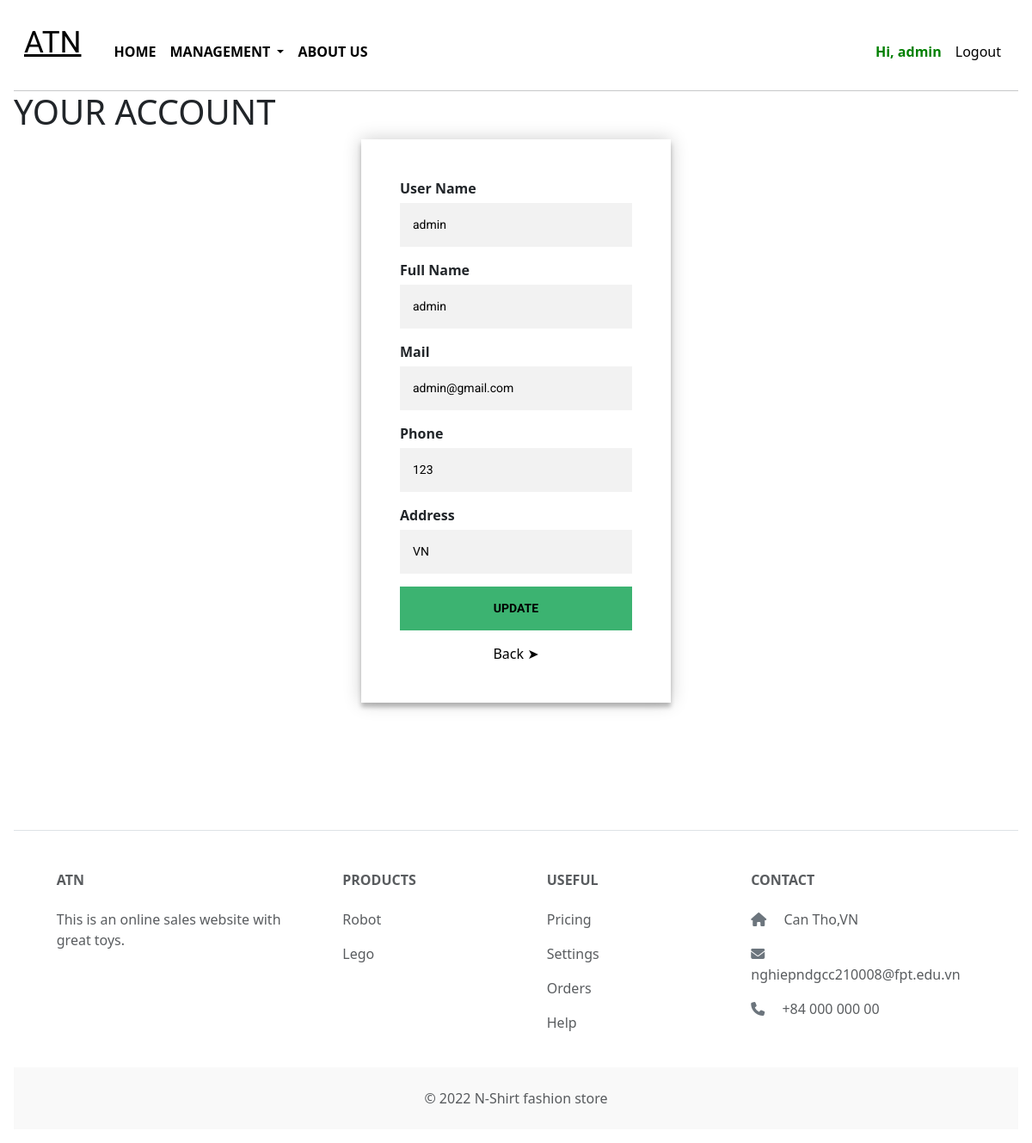
The page /index.php?page=account (signed in) on the database its author committed.
### tables this page shows
CREATE TABLE `user` (
  `Username` varchar(20) NOT NULL,
  `Password` varchar(100) NOT NULL,
  `email` varchar(50) NOT NULL,
  `fullName` varchar(30) NOT NULL,
  `address` varchar(100) NOT NULL,
  `telephone` varchar(10) NOT NULL,
  `admin` int(1) NOT NULL
);

### account.php (the view, shortened to what this page needs)
<?php
include_once("connection.php");
    $query = " SELECT * From user where Username = '" .$_SESSION["us"]. "'";
    $result = mysqli_query($conn, $query) or die(mysqli_error($conn));
    $row = mysqli_fetch_array($result, MYSQLI_ASSOC);
    $us = $_SESSION["us"];
    $name = $row["fullName"];
    $mail = $row["email"];
    $tel = $row["telephone"];
    $address = $row["address"];
?>
<h1>YOUR ACCOUNT</h1>
<div class="container">
    <form action="" method="POST">
        <div class="form">
        <div class="acinf" >
            <label style="float: left;" for="" class="lblTitle"> User Name</label>
            <input type="text" value=<?php echo $us?> readonly>
         </div>
        <div class="acinf">
            <label style="float: left;" for=""class="lblTitle"> Full Name</label>
            <input type="text" id="txtName" name="txtName" value="<?php echo $name?>">
         </div>
        <div class="acinf">
            <label style="float: left;" for=""class="lblTitle"> Mail</label>
            <input type="text" value="<?php echo $mail?>" readonly>
        </div>
        <div class="acinf">
            <label style="float: left;" for=""class="lblTitle"> Phone</label>
            <input type="text" name="txtPhone" id="txtPhone"  value="<?php echo $tel?>">
        </div>
        <div class="acinf">
            <label style="float: left;" for=""class="lblTitle"> Address</label>
            <input type="text" name="txtAdd" id="txtAdd"  value="<?php echo $address?>">
        </div>
        <input type="submit" class="btnUpd" name="btnUpdate" id="btnUpdate" value="UPDATE">
        <a href="?page=home" class="btn_back"><span>Back &#10148; </span></a>
        </div>
    </form>
</div>

### Css/style.css (style rules this page uses)
.form { position: relative; z-index: 1; max-width: 360px; margin: 0 auto 100px; padding: 45px; text-align: center; box-shadow: 0 0 20px 0 rgba(0, 0, 0, 0.2), 0 5px 5px 0 rgba(0, 0, 0, 0.24); }
.form input { font-family: "Roboto", sans-serif; outline: 0; background: #f2f2f2; width: 100%; border: 0; margin: 0 0 15px; padding: 15px; box-sizing: border-box; font-size: 14px; }
.container { position: relative; z-index: 1; max-width: 300px; margin: 0 auto; }
body { background-image: linear-gradient(45deg,#ffffff,#ffffff); font-family: "Roboto", sans-serif; -webkit-font-smoothing: antialiased; -moz-osx-font-smoothing: grayscale; }
.form { position: relative; z-index: 1; background: #FFFFFF; max-width: 360px; margin: 0 auto 100px; padding: 45px; text-align: center; box-shadow: 0 0 20px 0 rgba(0, 0, 0, 0.2), 0 5px 5px 0 rgba(0, 0, 0, 0.24); }

### account.php (style rules this page uses)
.btn_back { margin-top: 10px; text-decoration: none; color:black; text-align:center; }
input.btnUpd { font-weight: bold; background-color: #3CB371 ; }
.lblTitle { font-weight: bold; padding-bottom: 5px; }

### rows shown on the page
user: txtName "admin", email "admin@gmail.com", txtPhone "123", txtAdd "VN"

### other values the page prints
$_SESSION['us'] "admin"
